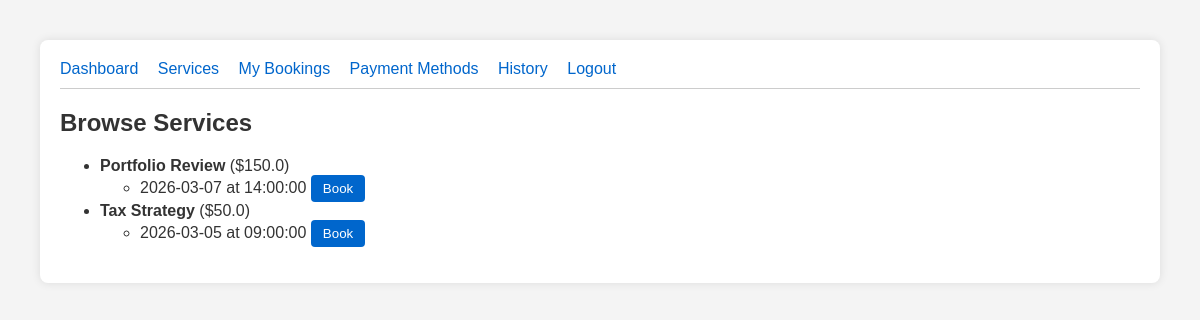
The page /client/services (signed in) on the database as committed earlier.
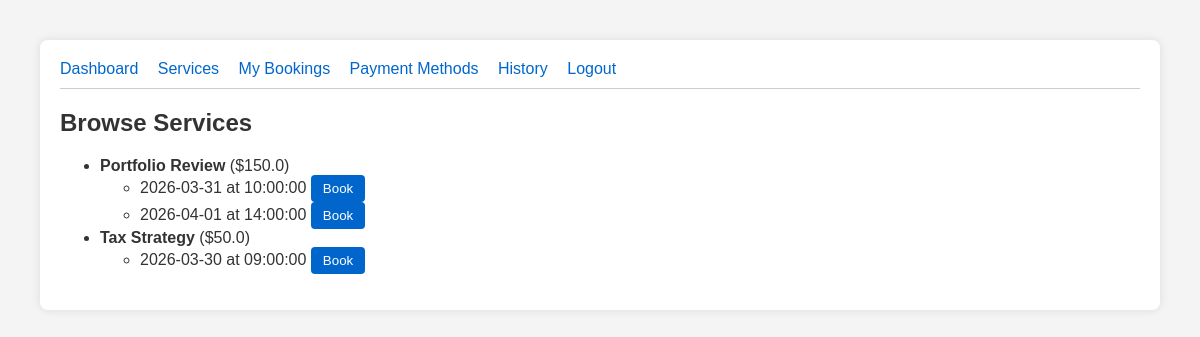
The same page on the database as committed later.
### Backend/models.py (models this page shows)
class Service(db.Model):
    id = db.Column(db.Integer, primary_key=True)
    name = db.Column(db.String(100), nullable=False)
    description = db.Column(db.Text)
    duration_minutes = db.Column(db.Integer, nullable=False)
    base_price = db.Column(db.Float, nullable=False)
    consultant_id = db.Column(db.Integer, db.ForeignKey('user.id'), nullable=False)

class Availability(db.Model):
    id = db.Column(db.Integer, primary_key=True)
    consultant_id = db.Column(db.Integer, db.ForeignKey('user.id'), nullable=False)
    date = db.Column(db.Date, nullable=False)
    start_time = db.Column(db.Time, nullable=False)
    end_time = db.Column(db.Time, nullable=False)
    is_booked = db.Column(db.Boolean, default=False)

### Backend/routes/client.py (the view)
    def wrap(*args, **kwargs):
        if 'user_id' not in session or session.get('role') != 'client':
            return redirect(url_for('auth.login'))
        return f(*args, **kwargs)

### Backend/routes/client.py (called while the page is built)
def client_required(f):
    def wrap(*args, **kwargs):
        if 'user_id' not in session or session.get('role') != 'client':
            return redirect(url_for('auth.login'))
        return f(*args, **kwargs)
    wrap.__name__ = f.__name__
    return wrap

@client_bp.route('/services')
@client_required
def services():
    all_services = Service.query.all()
    availabilities = Availability.query.filter_by(is_booked=False).all()
    return render_template('client/services.html', services=all_services, availabilities=availabilities)

### Frontend/templates/client/services.html
{% extends 'base.html' %}
{% block content %}
<h2>Browse Services</h2>
<ul>
{% for s in services %}
    <li><strong>{{ s.name }}</strong> (${{ s.base_price }})
    <ul>
    {% for a in availabilities %}
        {% if a.consultant_id == s.consultant_id %}
            <li>{{ a.date }} at {{ a.start_time }}
                <a href="/client/book/{{ a.id }}"><button>Book</button></a>
            </li>
        {% endif %}
    {% endfor %}
    </ul>
    </li>
{% endfor %}
</ul>
{% endblock %}

### Frontend/templates/base.html (shortened to what this page needs)
<!DOCTYPE html>
<html>
<head>
</head>
<body>
    <div class="container">
        <div class="nav">
            {% if session.get('role') == 'client' %}
                <a href="/client/dashboard">Dashboard</a>
                <a href="/client/services">Services</a>
                <a href="/client/bookings">My Bookings</a>
                <a href="/client/payment-methods">Payment Methods</a>
                <a href="/client/payment-history">History</a>
            {% elif session.get('role') == 'consultant' %}
                <a href="/consultant/dashboard">Dashboard</a>
                <a href="/consultant/availability">Availability</a>
                <a href="/consultant/requests">Requests</a>
            {% elif session.get('role') == 'admin' %}
                <a href="/admin/dashboard">Dashboard</a>
                <a href="/admin/consultants">Consultants</a>
                <a href="/admin/policies">Policies</a>
            {% endif %}
            {% if session.get('user_id') %}
                <a href="/auth/logout">Logout</a>
            {% else %}
                <a href="/auth/login">Login</a>
                <a href="/auth/register">Register</a>
            {% endif %}
        </div>
        {% block content %}{% endblock %}
    </div>
</body>
</html>

### Frontend/templates/base.html (style rules this page uses)
body { font-family: sans-serif; margin: 40px; background: #f4f4f4; color: #333; }
.container { background: #fff; padding: 20px; border-radius: 8px; box-shadow: 0 0 10px rgba(0,0,0,0.1); }
.nav { margin-bottom: 20px; padding-bottom: 10px; border-bottom: 1px solid #ccc; }
.nav a { margin-right: 15px; text-decoration: none; color: #0066cc; }
button { padding: 6px 12px; cursor: pointer; background: #0066cc; color: white; border: none; border-radius: 4px; }

Rows that differ between the two databases and show on the page:
changed Service "Portfolio Review": gains Availability (date "2026-03-31", start_time "10:00:00")
changed Availability (number 2 of 3 on the later page): date "2026-03-07" → "2026-04-01"
changed Availability (number 3 of 3 on the later page): date "2026-03-05" → "2026-03-30"
